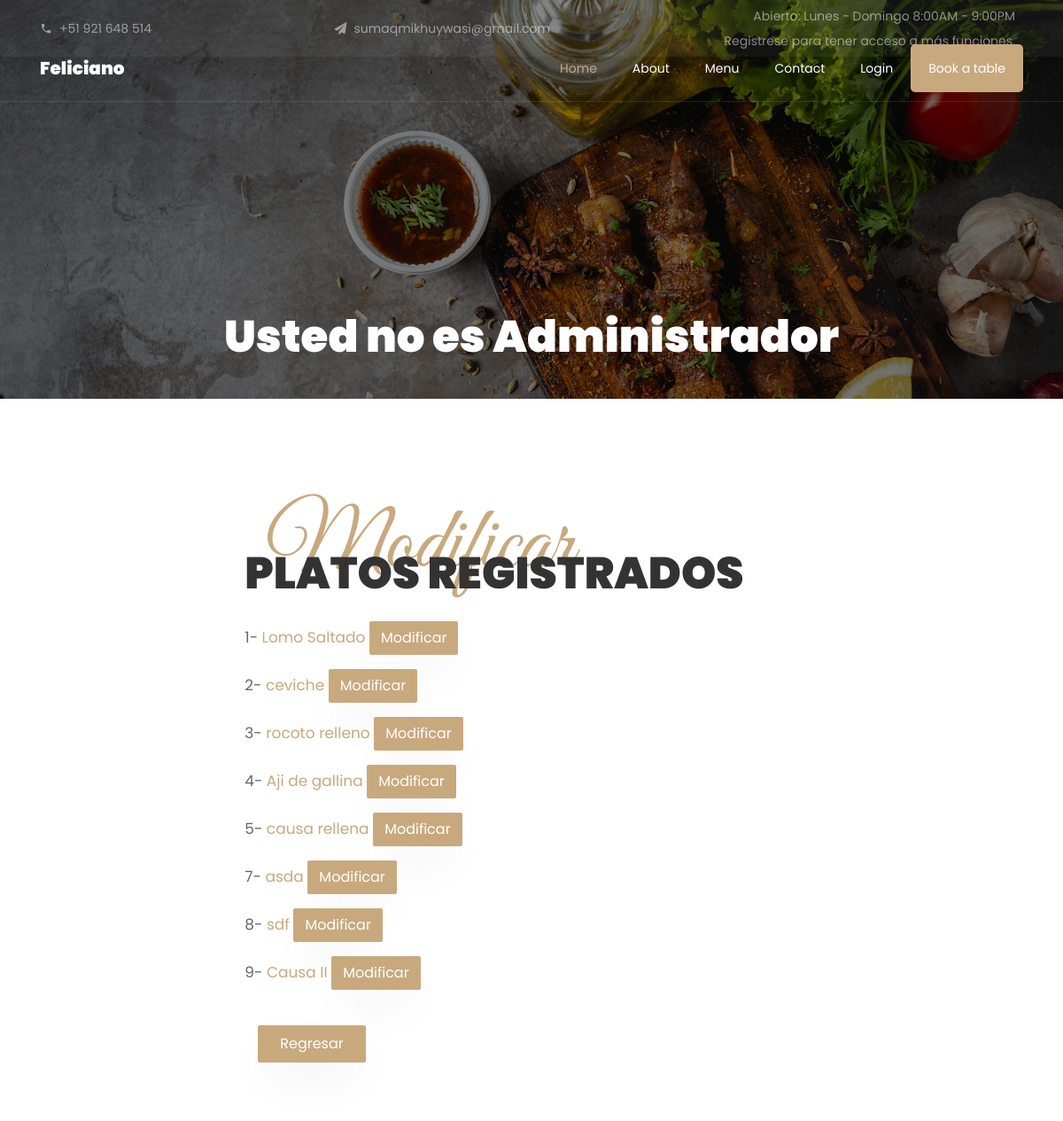
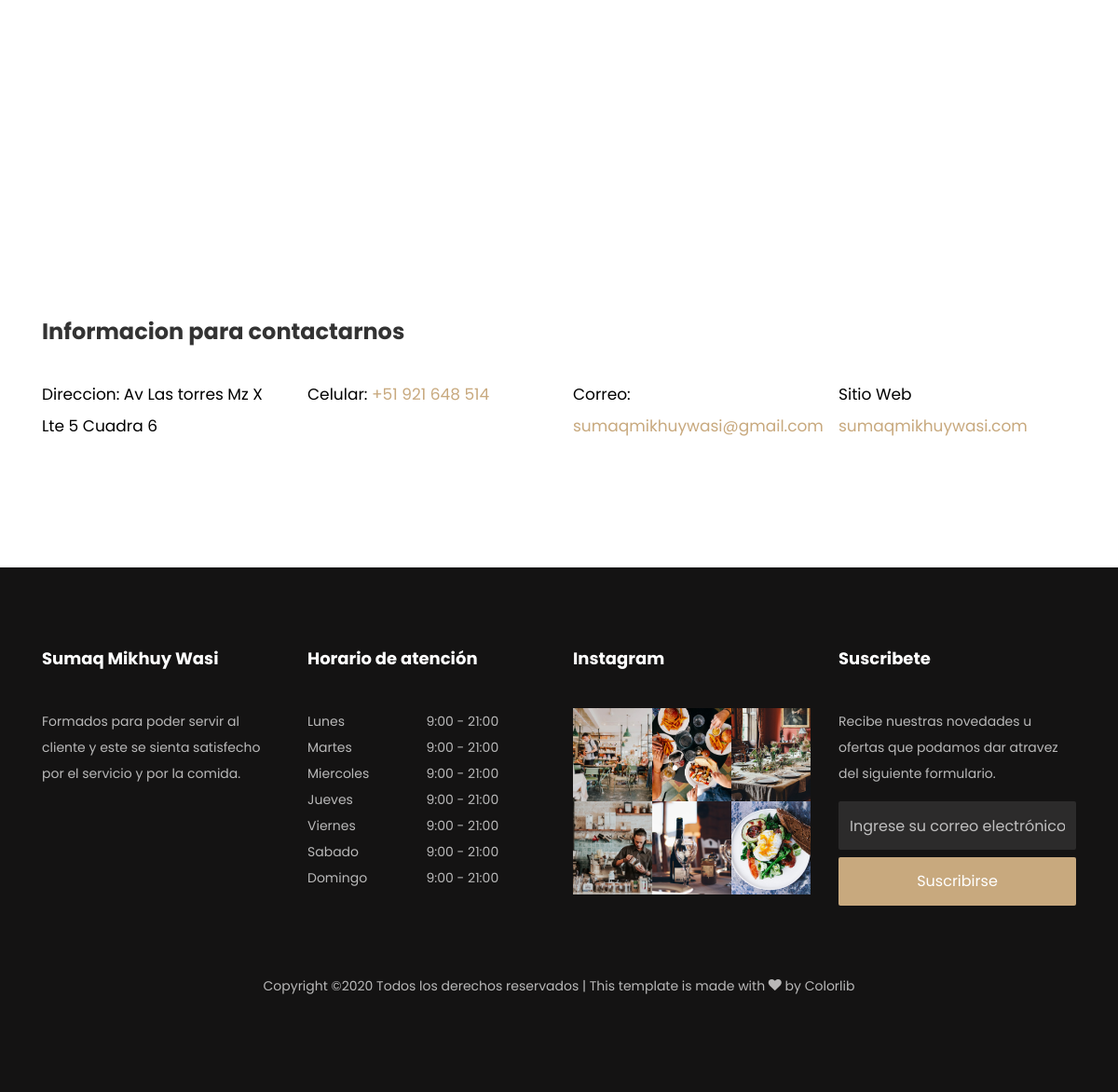
The page /platos/modificar on the database its author committed (2 pictures, top to bottom).
### platos/models.py (models this page shows, shortened)
class Platos(models.Model):
	nombre		= models.CharField(max_length=100)
	ciudad		= models.CharField(max_length=100)
	descripcion	= models.TextField()
	imagen		= models.ImageField(upload_to='images')
	precio		= models.FloatField()
	portada 	= models.BooleanField(default=False)
	oferta		= models.BooleanField(default=False)
	def get_absolute_url(self):
		return reverse('platos:detalles_plato', kwargs = {'pk': self.id})

### platos/views.py (the view)
# urls.py: path('modificar',views.modificar2,name='editar_comandas'),
def modificar2(request):
	object_list=Platos.objects.all()
	return render(request,'platos/platos_modificar.html',{'object_list':object_list})

### platos/templates/platos/platos_modificar.html (shortened to what this page needs)
{% extends 'base2.html' %}
{% block content %}
{% load static %}
<nav class="navbar navbar-expand-lg navbar-dark ftco_navbar bg-dark ftco-navbar-light" id="ftco-navbar">
	<div class="container">
	    <a class="navbar-brand" href="index.html">Feliciano</a>
		<div class="collapse navbar-collapse" id="ftco-nav">
	        <ul class="navbar-nav ml-auto">
	        	<li class="nav-item active"><a href="/" class="nav-link">Home</a></li>
				<li class="nav-item"><a href="about.html" class="nav-link">About</a></li>
            	<li class="nav-item"><a href="menu.html" class="nav-link">Menu</a></li>
            	<li class="nav-item"><a href="contact.html" class="nav-link">Contact</a></li>
            	{% if user.is_authenticated %}
            		<li class="nav-item"><a href="#" class="nav-link">Hola, {{user.first_name}}</a></li>
            	{% else %}
            		<li class="nav-item"><a href="/accounts/login" class="nav-link">Login</a></li>
            	{% endif %}
            <li class="nav-item cta"><a href="reservation.html" class="nav-link">Book a table</a></li>
	        </ul>
	    </div>
    </div>
</nav>
<section class="hero-wrap hero-wrap-2" style="background-image: url({% static 'images/bg_3.jpg' %});" data-stellar-background-ratio="0.5">
    <div class="overlay"></div>
	<div class="container">
        <div class="row no-gutters slider-text align-items-end justify-content-center">
        	<div class="col-md-9 ftco-animate text-center mb-4">
            	{% if user.is_staff %}
            		<h1 class="mb-2 bread">Platos</h1>
            		<p class="breadcrumbs"><span class="mr-2"><a href="index.html">Platos <i class="ion-ios-arrow-forward"></i></a></span> <span>Administrar Platos <i class="ion-ios-arrow-forward"></i></span></p>
            	{% else %}
            		<h1 class="mb-2 bread">Usted no es Administrador</h1>
            	{% endif %}
          	</div>
        </div>
    </div>
</section>
	<section class="ftco-section contact-section">
		<div class="container">
			<div class=" justify-content-center d-flex no-gutters">
		        <div class="col-md-7 order-md-last ftco-animate makereservation ">
			       	<div class="py-md-5">
				       	<div class="heading-section ftco-animate mb-4">
				         	<span class="subheading ml-4">Modificar</span>
				            <h2 class="mb-8">PLATOS REGISTRADOS</h2>
				        </div>
						<div class="form-group">
						    {% block body %}
							{% for instance in object_list %}
								<p>{{ instance.id }}-
									<a href='{{ instance.get_absolute_url }}'>{{ instance.nombre }}</a>
									<a href="{{ instance.get_absolute_url }}" class="btn btn-primary">Modificar</a>
								</p>
							{% endfor %}
				        </div>
				        <div class="col-md-12 mt-3">
				           	<div class="form-group">
								<a href="./" class="btn btn-primary py-2 px-4 mr-4 mt-4">Regresar</a>
				           	</div>
				        </div>
				        {% endblock %}
				    </div>
			    </div>
			</div>
		</div>
	</section>
{% endblock %}

### rows shown on the page
Platos: id "1", nombre "Lomo Saltado"
Platos: id "2", nombre "ceviche"
Platos: id "3", nombre "rocoto relleno"
Platos: id "4", nombre "Aji de gallina"
Platos: id "5", nombre "causa rellena"
Platos: id "7", nombre "asda"
Platos: id "8", nombre "sdf"
Platos: id "9", nombre "Causa II"
